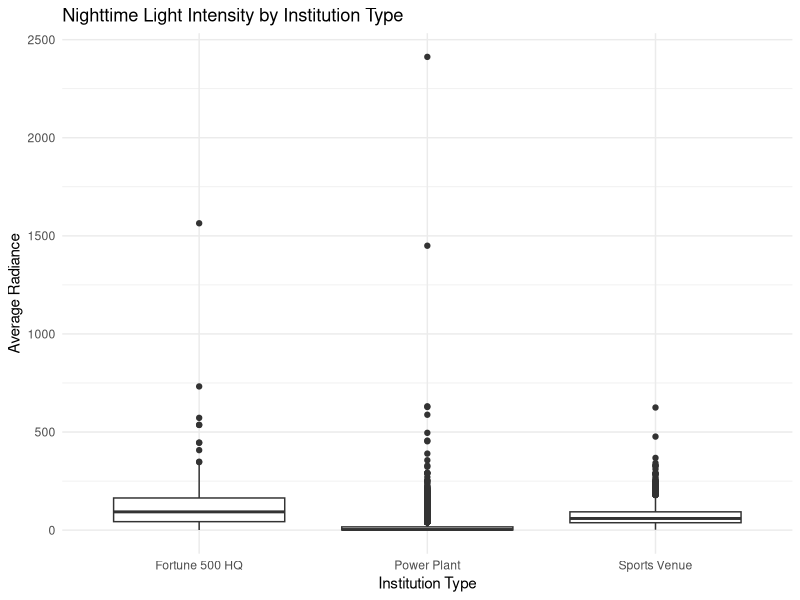

This chart was generated by the following R code:
library(tidyverse)

nightlights <- read_csv("Satellite/nighttime_lights_points.csv")

glimpse(nightlights)

nightlights %>%
  count(institution_type)

nightlights %>%
  group_by(institution_type) %>%
  summarize(
    n = n(),
    mean_light = mean(avg_rad, na.rm = TRUE),
    median_light = median(avg_rad, na.rm = TRUE)
  )

ggplot(nightlights, aes(x = institution_type, y = avg_rad)) +
  geom_boxplot() +
  labs(
    title = "Nighttime Light Intensity by Institution Type",
    x = "Institution Type",
    y = "Average Radiance"
  ) +
  theme_minimal()
